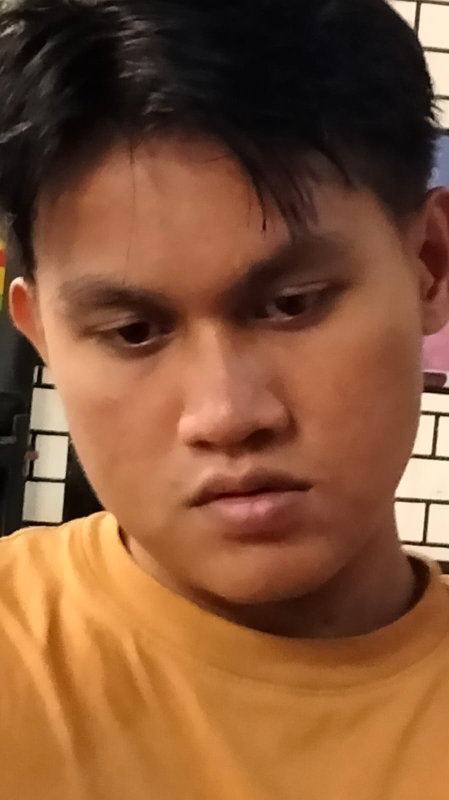
#> input picture src/gambar1.jpg, 898 x 1600 px, found by its file name (shown at 1/2 size); its folder holds 8 pictures in this run
$ python linear_transformation_model.py
#> lines starting #> are read from the running program, lines starting #| are printed output that depends on the picture
import numpy as np
from typing import Tuple, Optional
import matplotlib.pyplot as plt
from PIL import Image

class LinearTransformationModel:
    """
    Model transformasi linier untuk analisis gambar
    """

    def __init__(self, image: np.ndarray):
        """
        Inisialisasi model dengan gambar input

        Args:
            image: Array numpy berisi gambar (grayscale atau RGB)
        """
        self.original_image = image.copy()
        self.transformed_image = image.copy()
        self.height, self.width = image.shape[:2]

    def scale(self, sx: float, sy: float) -> np.ndarray:
        """Scaling transformasi menggunakan PIL untuk efisiensi"""
        new_width = int(self.width * sx)
        new_height = int(self.height * sy)

        if len(self.original_image.shape) == 2:
            img_pil = Image.fromarray(self.original_image, mode='L')
        else:
            img_pil = Image.fromarray(self.original_image, mode='RGB')

        resized = img_pil.resize((new_width, new_height), Image.BILINEAR)
        self.transformed_image = np.array(resized)
        return self.transformed_image

    def rotate(self, angle: float) -> np.ndarray:
        """Rotasi transformasi menggunakan PIL untuk efisiensi"""
        if len(self.original_image.shape) == 2:
            img_pil = Image.fromarray(self.original_image, mode='L')
        else:
            img_pil = Image.fromarray(self.original_image, mode='RGB')

        rotated = img_pil.rotate(-angle, expand=False, fillcolor=0)
        self.transformed_image = np.array(rotated)
        return self.transformed_image

    def shear(self, shx: float, shy: float) -> np.ndarray:
        """Shearing transformasi"""
        transformation_matrix = np.array([
            [1, shx, 0],
            [shy, 1, 0],
            [0, 0, 1]
        ])
        return self._apply_transformation(transformation_matrix)

    def translate(self, tx: float, ty: float) -> np.ndarray:
        """Translasi transformasi"""
        if len(self.original_image.shape) == 2:
            img_pil = Image.fromarray(self.original_image, mode='L')
        else:
            img_pil = Image.fromarray(self.original_image, mode='RGB')

        translated = img_pil.transform(
            img_pil.size,
            Image.AFFINE,
            (1, 0, -tx, 0, 1, -ty),
            fillcolor=0
        )
        self.transformed_image = np.array(translated)
        return self.transformed_image

    def brightness_adjustment(self, factor: float) -> np.ndarray:
        """Penyesuaian brightness (transformasi linier)"""
        self.transformed_image = np.clip(self.original_image.astype(np.float32) * factor, 0, 255).astype(np.uint8)
        return self.transformed_image

    def contrast_adjustment(self, alpha: float, beta: float = 0) -> np.ndarray:
        """Penyesuaian contrast (transformasi linier: new = alpha * old + beta)"""
        self.transformed_image = np.clip(alpha * self.original_image.astype(np.float32) + beta, 0, 255).astype(np.uint8)
        return self.transformed_image

    def _apply_transformation(self, matrix: np.ndarray) -> np.ndarray:
        """Aplikasi matriks transformasi ke gambar (untuk shear)"""
        # Batasi ukuran output untuk menghindari memory error
        max_dim = max(self.height, self.width)
        if max_dim > 1000:
            scale_factor = 1000 / max_dim
            temp_height = int(self.height * scale_factor)
            temp_width = int(self.width * scale_factor)
        else:
            temp_height = self.height
            temp_width = self.width

        # Buat output array
        if len(self.original_image.shape) == 2:
            output = np.zeros((temp_height, temp_width), dtype=np.uint8)
        else:
            output = np.zeros((temp_height, temp_width, self.original_image.shape[2]), dtype=np.uint8)

        # Transform setiap pixel
        for y in range(temp_height):
            for x in range(temp_width):
                # Koordinat asli
                orig_x = int(x * self.width / temp_width)
                orig_y = int(y * self.height / temp_height)

                # Aplikasi transformasi
                coords = np.array([orig_x, orig_y, 1])
                new_coords = matrix @ coords
                new_x = int(new_coords[0] / new_coords[2])
                new_y = int(new_coords[1] / new_coords[2])

                # Check bounds
                if 0 <= new_x < self.width and 0 <= new_y < self.height:
                    output[y, x] = self.original_image[new_y, new_x]

        self.transformed_image = output
        return self.transformed_image

    def visualize(self, title: str = "Transformation Result"):
        """Visualisasi hasil transformasi"""
        plt.figure(figsize=(12, 6))

        plt.subplot(1, 2, 1)
        if len(self.original_image.shape) == 2:
            plt.imshow(self.original_image, cmap='gray')
        else:
            plt.imshow(self.original_image)
        plt.title("Original Image")
        plt.axis('off')

        plt.subplot(1, 2, 2)
        if len(self.transformed_image.shape) == 2:
            plt.imshow(self.transformed_image, cmap='gray')
        else:
            plt.imshow(self.transformed_image)
        plt.title(title)
        plt.axis('off')

        plt.tight_layout()
        plt.savefig(f'd:/Artemis/allin/src/{title.replace(" ", "_")}.png', dpi=100, bbox_inches='tight')
        plt.close()  # Tutup figure untuk menghemat memory
        print(f"Visualization saved: {title}")

    def save_image(self, output_path: str):
        """Simpan hasil transformasi"""
        if len(self.transformed_image.shape) == 2:
            Image.fromarray(self.transformed_image, mode='L').save(output_path)
        else:
            Image.fromarray(self.transformed_image, mode='RGB').save(output_path)
        print(f"Image saved to: {output_path}")


# Contoh penggunaan dengan gambar1.jpg
if __name__ == "__main__":
    try:
        # Load gambar dari folder src
        image_path = r"d:\Artemis\allin\src\gambar1.jpg"

        print("Loading image...")
        img = Image.open(image_path)
#> img is the input picture: PIL image 898x1600 RGB; mean R, G, B 130.7, 84.5, 54.3

        # Resize gambar jika terlalu besar
        max_size = 800
        if max(img.size) > max_size:
            ratio = max_size / max(img.size)
#> ratio = 0.5
            new_size = (int(img.size[0] * ratio), int(img.size[1] * ratio))
#> new_size = (449, 800)
            img = img.resize(new_size, Image.LANCZOS)
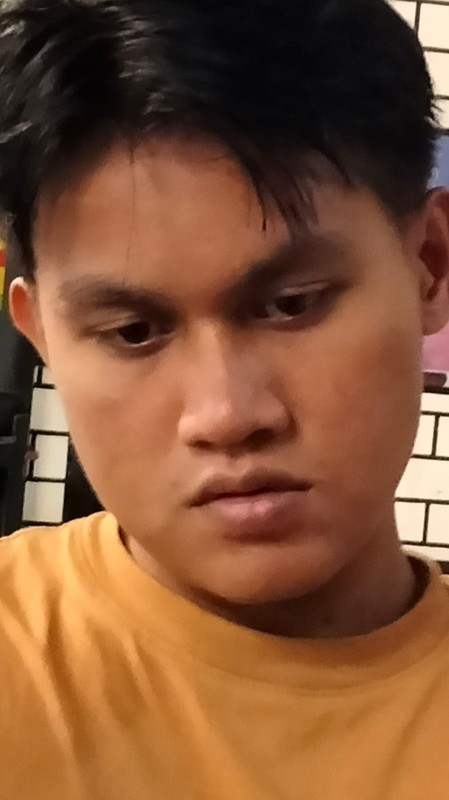
#> img: PIL image 449x800 RGB; mean R, G, B 130.7, 84.5, 54.3
            print(f"Image resized to: {new_size}")
#| Image resized to: (449, 800)

        image = np.array(img)

        print(f"Image shape: {image.shape}")
#| Image shape: (800, 449, 3)
        print(f"Image dtype: {image.dtype}")
#| Image dtype: uint8

        # 1. Scaling
        print("\n1. Applying Scaling Transformation...")
        model = LinearTransformationModel(image)
        scaled = model.scale(0.8, 0.8)  # Gunakan scaling lebih kecil
        model.visualize("Scaled_0.8x")
#> in visualize, `plt.savefig(f'd:/Artemis/allin/src/{title.replace(" ", "_")}.png', dpi..`:
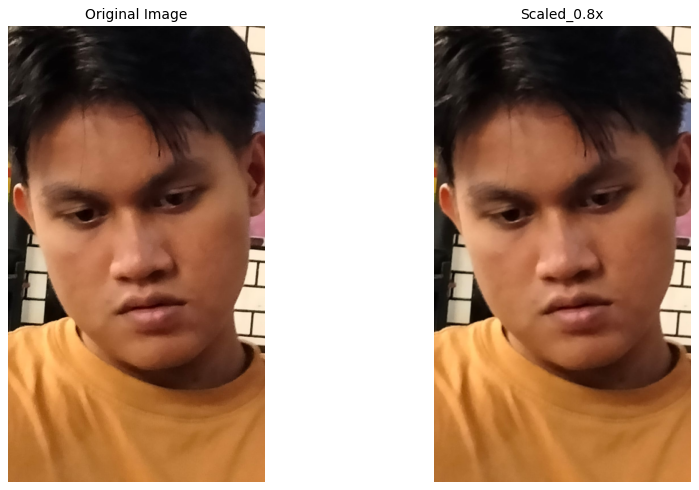
#> figure drawn by matplotlib, 2 panels
        model.save_image(r"d:\Artemis\allin\src\gambar1_scaled.jpg")

        # 2. Rotasi
        print("\n2. Applying Rotation Transformation...")
        model = LinearTransformationModel(image)
        rotated = model.rotate(30)
#> in rotate, `rotated = img_pil.rotate(-angle, expand=False, fillcolor=0)`:
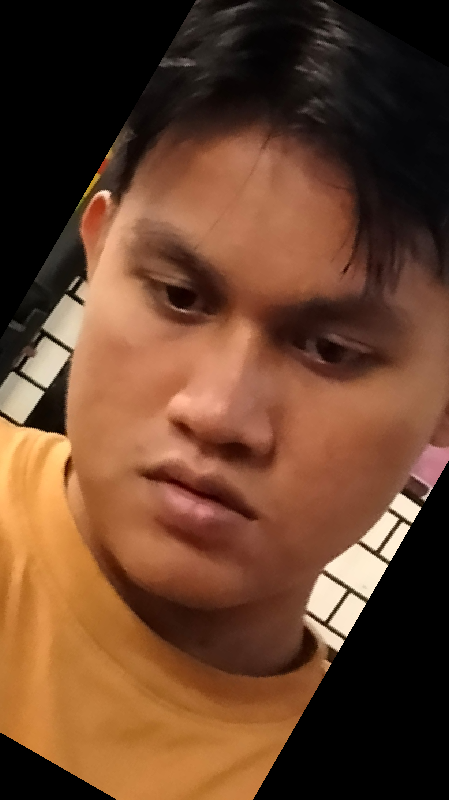
#> rotated: PIL image 449x800 RGB; mean R, G, B 104.8, 67.1, 44
        model.visualize("Rotated_30deg")
#> call 2 of visualize, with title = 'Rotated_30deg'
#> in visualize (call 2), `plt.savefig(f'd:/Artemis/allin/src/{title.replace(" ", "_")}.png', dpi..`:
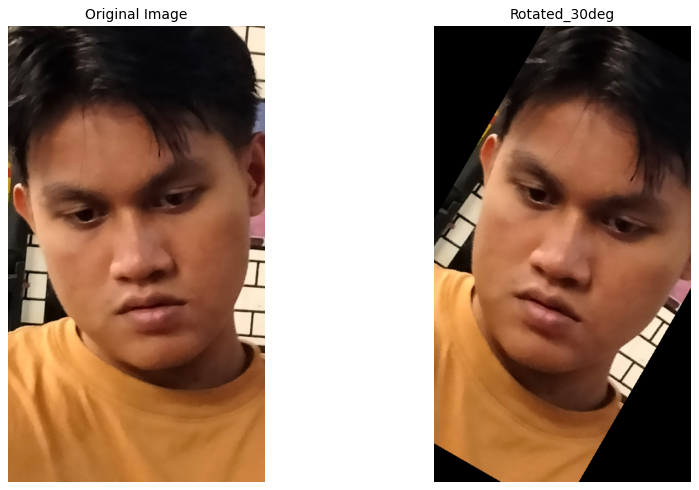
#> figure drawn by matplotlib, 2 panels
        model.save_image(r"d:\Artemis\allin\src\gambar1_rotated.jpg")

        # 3. Shearing
        print("\n3. Applying Shear Transformation...")
        model = LinearTransformationModel(image)
        sheared = model.shear(0.2, 0)
#> after the loop in _apply_transformation, `for y in range(temp_height):`:
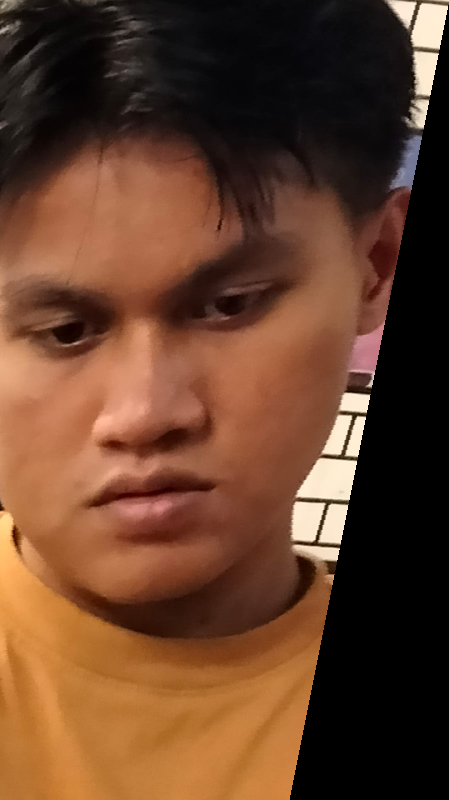
#> output: shape (800, 449, 3); mean R, G, B 101.6, 64.4, 42.7
        model.visualize("Sheared_0.2")
        model.save_image(r"d:\Artemis\allin\src\gambar1_sheared.jpg")

        # 4. Brightness adjustment
        print("\n4. Applying Brightness Adjustment...")
        model = LinearTransformationModel(image)
        brightened = model.brightness_adjustment(1.3)
#> in brightness_adjustment, `self.transformed_image = np.clip(self.original_image.astype(np.float32..`:
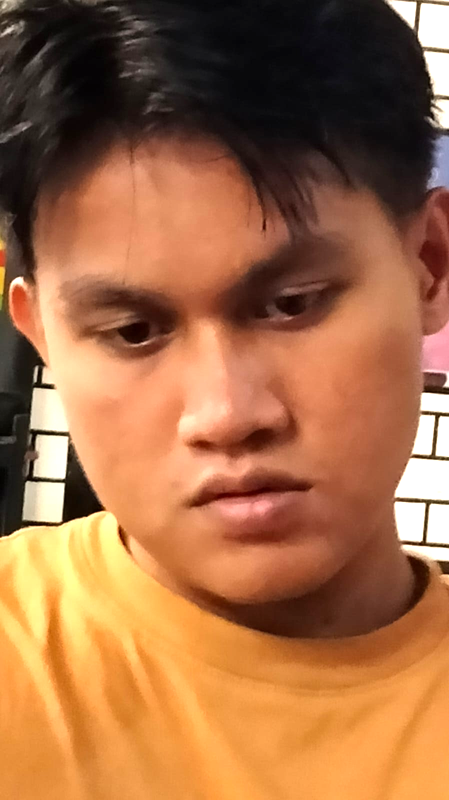
#> self.transformed_image: shape (800, 449, 3); mean R, G, B 163, 108.3, 69.8
        model.visualize("Brightness_1.3x")
        model.save_image(r"d:\Artemis\allin\src\gambar1_brightened.jpg")

        # 5. Contrast adjustment
        print("\n5. Applying Contrast Adjustment...")
        model = LinearTransformationModel(image)
        contrasted = model.contrast_adjustment(1.5, 10)
#> in contrast_adjustment, `self.transformed_image = np.clip(alpha * self.original_image.astype(np..`:
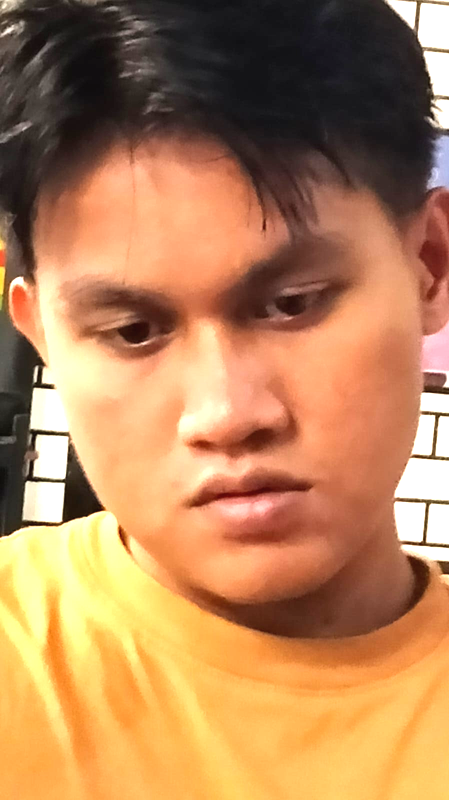
#> self.transformed_image: shape (800, 449, 3); mean R, G, B 182.2, 132.8, 89.6
        model.visualize("Contrast_1.5x")
        model.save_image(r"d:\Artemis\allin\src\gambar1_contrasted.jpg")

        print("\n✓ All transformations completed successfully!")

    except Exception as e:
        print(f"\n✗ Error occurred: {str(e)}")
        import traceback
        traceback.print_exc()
